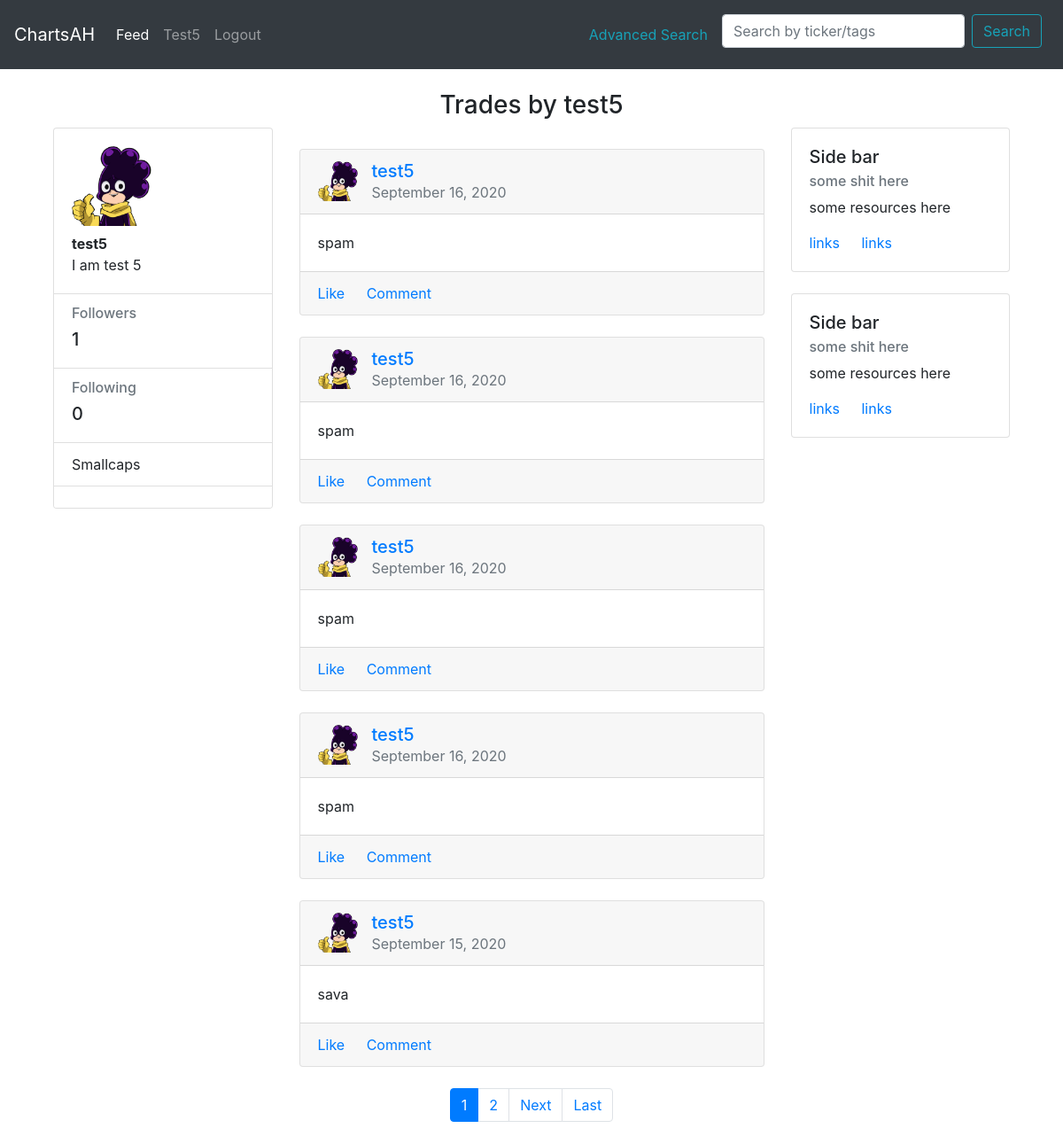
Screenshot of /user/test5 (signed in) with the database file from the repository.
### main/models.py (models this page shows, shortened)
class Profile(models.Model):
    user = models.OneToOneField(User, on_delete=models.CASCADE)
    image = models.ImageField(default='default.jpg', upload_to='profile_pics')
    bio = models.TextField(max_length=1000, blank=True)
    @property
    def followers(self):
        return Follow.objects.filter(to_follow=self.user).count() #count of followers by filtering user and to_follow count
    @property
    def following(self):
        return Follow.objects.filter(user=self.user).count() #count of followers by filtering user and its user(following) count

class Post(models.Model):
    user = models.ForeignKey(User, on_delete=models.CASCADE) #many to one relationship where many posts can be tied to one user
    content = models.TextField(blank=True, null=True)
    date_traded = models.DateTimeField(verbose_name= ('Date Traded'))
    image = models.ImageField(upload_to='trade_images', blank=True, null=True) #change blank = false later
    upvotes = models.ManyToManyField(User, blank=True, related_name='upvotes')
    total_upvotes = models.IntegerField(default='0')
    ticker = models.CharField(blank=False, null=True, max_length=5)
    tags = TaggableManager(blank=True, help_text=('Press Enter or comma to seperate tags.')) #erased help text
    date_posted = models.DateTimeField(default=timezone.now)

### main/views.py (the view, shortened to what this page needs)
# urls.py: path("user/<str:username>", user_posts.as_view(), name="user-posts"), #profile view
class user_posts(LoginRequiredMixin, ListView):
     model = Post
     template_name = 'main/user_posts.html'
     context_object_name = 'posts'
     paginate_by = 5 #sets pagination per page
     def get_queryset(self):
          user = get_object_or_404(User, username =self.kwargs.get('username'))
          return Post.objects.filter(user=user).order_by('-date_posted')
     def get_context_data(self, **kwargs):
          displayed_user = get_object_or_404(User, username =self.kwargs.get('username'))
          current_user = self.request.user
          if current_user is None:
               followable = False
          else:
               followable = (Follow.objects.filter(user=current_user, to_follow=displayed_user).count() == 0)
          context = super(user_posts, self).get_context_data(**kwargs)
          context['user_profile'] = Profile.objects.filter(user=displayed_user)
          context['followable'] = followable
          return context

### main/templates/main/user_posts.html (shortened to what this page needs)
{% extends 'main/header.html' %}
{% block content %}
<div class='row text-center'>
  <div class='col'>
      <h3>Trades by {{ view.kwargs.username }}</h3>
  </div>
</div>
<div class="container gedf-wrapper">
  <div class="row">
      <div class="col-md-3">
          <div class="card">
              <div class="card-body">
                {% for profile in user_profile %}
                  <div class="h5"><img class="thumbnail" width="90" height="90" src="{{ profile.image.url }}" alt=""></div>
                  <div class="h7"><strong>{{ profile.user }}</strong></div>
                  <div class="h7">{{ profile.bio }}</div>
              </div>
              <ul class="list-group list-group-flush">
                  <li class="list-group-item">
                      <div class="h6 text-muted">Followers</div>
                      <div class="h5">{{ profile.followers }}</div>
                  </li>
                  <li class="list-group-item">
                      <div class="h6 text-muted">Following</div>
                      <div class="h5">{{ profile.following }}</div>
                  </li>
                  <li class="list-group-item">Smallcaps</li>
                  <li class="list-group-item">
                    {% endfor %}
                    </li>
              </ul>
          </div>
      </div>
      <div class="col-md-6 gedf-main" >
          <br>
{% for post in posts %}
          <div class="card gedf-card">
              <div class="card-header">
                  <div class="d-flex justify-content-between align-items-center">
                      <div class="d-flex justify-content-between align-items-center">
                          <div class="mr-2">
                              <img class="thumbnail" width="45" height="45" src="{{ post.user.profile.image.url }}" alt="">
                          </div>
                          <div class="ml-2">
                              <div class="h5 m-0">
                                <a class="mr-2" href="{% url 'main:user-posts' post.user.username %}">{{ post.user }}</a>
                              </div>
                              <div class="h7 text-muted">{{ post.date_posted|date:"F d, Y" }}</div>
                          </div>
                      </div>
                  </div>
              </div>
              <div class="card-body">
                  <p class="card-text">
                    {{ post.content }}
                  </p>
              </div>
              <div class="card-footer">
                  <a href="#" class="card-link"> Like</a>
                  <a href="{% url 'main:post-detail' post.id %}" class="card-link"> Comment</a>
              </div>
          </div>
          <br>
          {% endfor %}
          {% if is_paginated %}
                <nav aria-label="Page navigation example">
                    <ul class="pagination justify-content-center">
                    {% for num in page_obj.paginator.page_range %}
                        {% if page_obj.number == num %}
                        <li class="page-item active"><a class="page-link" href="?page={{ num }}">{{ num }}</a></li>
                        {% elif num > page_obj.number|add:'-3' and num < page_obj.number|add:'3' %}
                        <li class="page-item"><a class="page-link" href="?page={{ num }}">{{ num }}</a></li>
                        {% endif %}
                    {% endfor %}
                    {% if page_obj.has_next %}
                        <li class="page-item"><a class="page-link" href="?page={{ page_obj.next_page_number }}">Next</a></li>
                        <li class="page-item"><a class="page-link" href="?page={{ page_obj.paginator.num_pages }}">Last</a></li>
                    {% endif %}
                    </ul>
                </nav>
          {% endif %}
      </div>
      <div class="col-md-3">
          <div class="card gedf-card">
              <div class="card-body">
                  <h5 class="card-title">Side bar</h5>
                  <h6 class="card-subtitle mb-2 text-muted">some shit here</h6>
                  <p class="card-text">some resources here</p>
                  <a href="#" class="card-link">links</a>
                  <a href="#" class="card-link">links</a>
              </div>
          </div>
          <br>
          <div class="card gedf-card">
                  <div class="card-body">
                      <h5 class="card-title">Side bar</h5>
                      <h6 class="card-subtitle mb-2 text-muted">some shit here</h6>
                      <p class="card-text">some resources here</p>
                      <a href="#" class="card-link">links</a>
                      <a href="#" class="card-link">links</a>
                  </div>
              </div>
      </div>
  </div>
</div>
{% endblock %}

### main/templates/main/includes/navbar.html (shortened to what this page needs)
<nav class="navbar navbar-expand-lg navbar-dark bg-dark">
  <a class="navbar-brand" href="/">ChartsAH</a>
  <div class="collapse navbar-collapse" id="navbarNavAltMarkup">
    <div class="navbar-nav">
      <a class="nav-link active" href="/feed">Feed <span class="sr-only">(current)</span></a>
      {% if user.is_authenticated %}
      <a class="nav-link" href="/profile">{{user.username|title}}</a>
      <a class="nav-link" href="/logout">Logout</a>
      {% else %}
      <a class="nav-link" href="/login">Login</a>
      <a class="nav-link" href="/register">Register</a>
      {% endif %}
    </div>
  </div>
  <span class="nav-item dropdown">
    <a class="nav-link" href="/search/filter/"  aria-haspopup="true" aria-expanded="false" style="color:rgb(23,162,184)">
      Advanced Search
    </a>
  </span>
  <form class="form-inline" method="GET" action="{% url 'main:search' %}">
    <input class="form-control mt-2 mr-sm-2" type="search" placeholder="Search by ticker/tags" aria-label="Search" name="q">
    <button class="btn btn-outline-info mt-2 mr-sm-2" type="submit" value="Search">Search</button>
  </form>
</nav>

### rows the page displays
Profile: image (picture), user "test5", bio "I am test 5", followers "1", following "0"
Post: user.profile.image (picture), user "test5", date_posted "September 16, 2020", content "spam"
Post: user.profile.image (picture), user "test5", date_posted "September 16, 2020", content "spam"
Post: user.profile.image (picture), user "test5", date_posted "September 16, 2020", content "spam"
Post: user.profile.image (picture), user "test5", date_posted "September 16, 2020", content "spam"
Post: user.profile.image (picture), user "test5", date_posted "September 15, 2020", content "sava"

### other values shown
{{ user.username|title }} "Test5"
{{ view.kwargs.username }} "test5"
{{ num }} "1"
{{ num }} "2"
